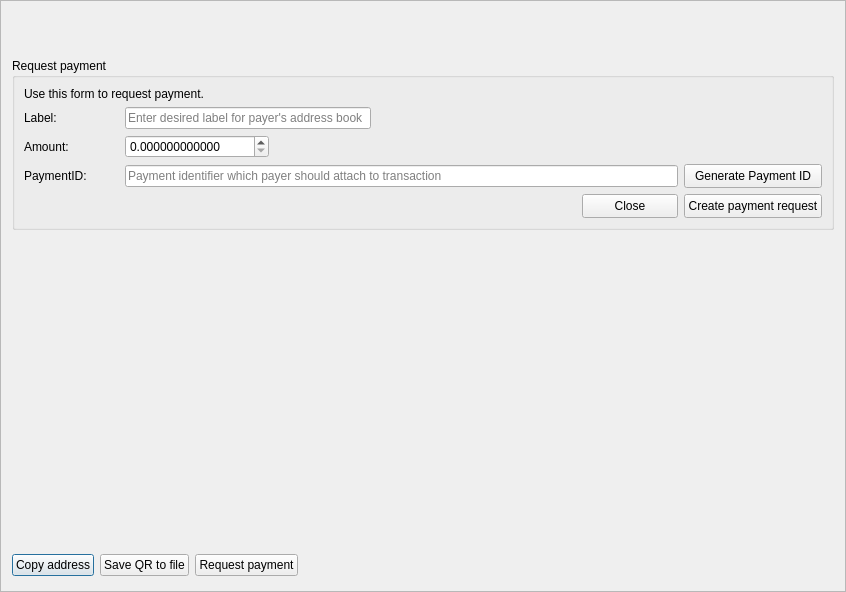
<?xml version="1.0" encoding="UTF-8"?>
<ui version="4.0">
 <class>ReceiveFrame</class>
 <widget class="QFrame" name="ReceiveFrame">
  <property name="geometry">
   <rect>
    <x>0</x>
    <y>0</y>
    <width>846</width>
    <height>592</height>
   </rect>
  </property>
  <property name="windowTitle">
   <string>Frame</string>
  </property>
  <property name="frameShape">
   <enum>QFrame::StyledPanel</enum>
  </property>
  <property name="frameShadow">
   <enum>QFrame::Raised</enum>
  </property>
  <layout class="QVBoxLayout" name="verticalLayout">
   <item>
    <widget class="QFrame" name="m_addressQRFrame">
     <property name="minimumSize">
      <size>
       <width>0</width>
       <height>40</height>
      </size>
     </property>
     <property name="frameShape">
      <enum>QFrame::NoFrame</enum>
     </property>
     <property name="frameShadow">
      <enum>QFrame::Raised</enum>
     </property>
     <layout class="QVBoxLayout" name="verticalLayout_2">
      <property name="leftMargin">
       <number>0</number>
      </property>
      <property name="topMargin">
       <number>0</number>
      </property>
      <property name="rightMargin">
       <number>0</number>
      </property>
      <property name="bottomMargin">
       <number>0</number>
      </property>
      <item>
       <layout class="QHBoxLayout" name="qrCodeFrame">
        <item>
         <widget class="WalletGui::QRLabel" name="m_qrLabel">
          <property name="text">
           <string/>
          </property>
         </widget>
        </item>
        <item>
         <spacer name="horizontalSpacer_2">
          <property name="orientation">
           <enum>Qt::Horizontal</enum>
          </property>
          <property name="sizeHint" stdset="0">
           <size>
            <width>40</width>
            <height>20</height>
           </size>
          </property>
         </spacer>
        </item>
       </layout>
      </item>
     </layout>
    </widget>
   </item>
   <item>
    <widget class="QFrame" name="m_requestPaymentFrame">
     <property name="minimumSize">
      <size>
       <width>0</width>
       <height>0</height>
      </size>
     </property>
     <layout class="QVBoxLayout" name="verticalLayout_3">
      <property name="spacing">
       <number>0</number>
      </property>
      <property name="leftMargin">
       <number>0</number>
      </property>
      <property name="topMargin">
       <number>0</number>
      </property>
      <property name="rightMargin">
       <number>0</number>
      </property>
      <item>
       <widget class="QGroupBox" name="groupBox">
        <property name="title">
         <string>Request payment</string>
        </property>
        <layout class="QGridLayout" name="gridLayout">
         <item row="0" column="0" colspan="2">
          <widget class="QLabel" name="label">
           <property name="text">
            <string>Use this form to request payment.</string>
           </property>
          </widget>
         </item>
         <item row="1" column="0">
          <widget class="QLabel" name="label_7">
           <property name="text">
            <string>Label:</string>
           </property>
          </widget>
         </item>
         <item row="1" column="1" colspan="2">
          <widget class="QLineEdit" name="m_payerLabel">
           <property name="maxLength">
            <number>64</number>
           </property>
           <property name="placeholderText">
            <string>Enter desired label for payer's address book</string>
           </property>
          </widget>
         </item>
         <item row="1" column="3" colspan="4">
          <spacer name="horizontalSpacer_3">
           <property name="orientation">
            <enum>Qt::Horizontal</enum>
           </property>
           <property name="sizeHint" stdset="0">
            <size>
             <width>361</width>
             <height>20</height>
            </size>
           </property>
          </spacer>
         </item>
         <item row="2" column="0">
          <widget class="QLabel" name="label_3">
           <property name="text">
            <string>Amount:</string>
           </property>
          </widget>
         </item>
         <item row="2" column="1">
          <widget class="QDoubleSpinBox" name="m_requestAmountSpin">
           <property name="sizePolicy">
            <sizepolicy hsizetype="Minimum" vsizetype="Fixed">
             <horstretch>0</horstretch>
             <verstretch>0</verstretch>
            </sizepolicy>
           </property>
           <property name="minimumSize">
            <size>
             <width>0</width>
             <height>0</height>
            </size>
           </property>
           <property name="baseSize">
            <size>
             <width>150</width>
             <height>0</height>
            </size>
           </property>
           <property name="locale">
            <locale language="English" country="UnitedStates"/>
           </property>
           <property name="suffix">
            <string/>
           </property>
           <property name="decimals">
            <number>12</number>
           </property>
           <property name="minimum">
            <double>0.000000000000000</double>
           </property>
           <property name="maximum">
            <double>999999999999999.000000000000000</double>
           </property>
           <property name="singleStep">
            <double>1.000000000000000</double>
           </property>
           <property name="value">
            <double>0.000000000000000</double>
           </property>
          </widget>
         </item>
         <item row="2" column="2" colspan="5">
          <spacer name="horizontalSpacer_4">
           <property name="orientation">
            <enum>Qt::Horizontal</enum>
           </property>
           <property name="sizeHint" stdset="0">
            <size>
             <width>547</width>
             <height>20</height>
            </size>
           </property>
          </spacer>
         </item>
         <item row="3" column="0">
          <widget class="QLabel" name="label_6">
           <property name="text">
            <string>PaymentID:</string>
           </property>
          </widget>
         </item>
         <item row="3" column="1" colspan="5">
          <widget class="QLineEdit" name="m_requestPaymentIdEdit">
           <property name="maxLength">
            <number>64</number>
           </property>
           <property name="placeholderText">
            <string>Payment identifier which payer should attach to transaction</string>
           </property>
          </widget>
         </item>
         <item row="3" column="6">
          <widget class="QPushButton" name="m_generatePaymentIdButton">
           <property name="minimumSize">
            <size>
             <width>0</width>
             <height>24</height>
            </size>
           </property>
           <property name="baseSize">
            <size>
             <width>0</width>
             <height>24</height>
            </size>
           </property>
           <property name="text">
            <string>Generate Payment ID</string>
           </property>
          </widget>
         </item>
         <item row="4" column="6">
          <widget class="QPushButton" name="m_createPaymentRequest">
           <property name="minimumSize">
            <size>
             <width>0</width>
             <height>24</height>
            </size>
           </property>
           <property name="baseSize">
            <size>
             <width>0</width>
             <height>24</height>
            </size>
           </property>
           <property name="text">
            <string>Create payment request</string>
           </property>
           <property name="icon">
            <iconset resource="../../resources.qrc">
             <normaloff>:/icons/btn-receive</normaloff>:/icons/btn-receive</iconset>
           </property>
          </widget>
         </item>
         <item row="4" column="5">
          <widget class="QPushButton" name="m_closePaymentRequestFormButton">
           <property name="minimumSize">
            <size>
             <width>0</width>
             <height>24</height>
            </size>
           </property>
           <property name="baseSize">
            <size>
             <width>0</width>
             <height>24</height>
            </size>
           </property>
           <property name="text">
            <string>Close</string>
           </property>
          </widget>
         </item>
         <item row="4" column="0" colspan="5">
          <spacer name="horizontalSpacer_5">
           <property name="orientation">
            <enum>Qt::Horizontal</enum>
           </property>
           <property name="sizeHint" stdset="0">
            <size>
             <width>488</width>
             <height>20</height>
            </size>
           </property>
          </spacer>
         </item>
        </layout>
       </widget>
      </item>
     </layout>
    </widget>
   </item>
   <item>
    <spacer name="verticalSpacer">
     <property name="orientation">
      <enum>Qt::Vertical</enum>
     </property>
     <property name="sizeHint" stdset="0">
      <size>
       <width>20</width>
       <height>40</height>
      </size>
     </property>
    </spacer>
   </item>
   <item>
    <widget class="QFrame" name="m_bottomButtonsFrame">
     <property name="sizePolicy">
      <sizepolicy hsizetype="Expanding" vsizetype="Preferred">
       <horstretch>0</horstretch>
       <verstretch>0</verstretch>
      </sizepolicy>
     </property>
     <property name="minimumSize">
      <size>
       <width>0</width>
       <height>29</height>
      </size>
     </property>
     <property name="frameShape">
      <enum>QFrame::NoFrame</enum>
     </property>
     <property name="frameShadow">
      <enum>QFrame::Raised</enum>
     </property>
     <layout class="QHBoxLayout" name="horizontalLayout">
      <property name="leftMargin">
       <number>0</number>
      </property>
      <property name="topMargin">
       <number>0</number>
      </property>
      <property name="rightMargin">
       <number>0</number>
      </property>
      <property name="bottomMargin">
       <number>0</number>
      </property>
      <item>
       <widget class="QPushButton" name="m_copyAddress">
        <property name="text">
         <string>Copy address</string>
        </property>
        <property name="icon">
         <iconset resource="../../resources.qrc">
          <normaloff>:/icons/copy_white</normaloff>:/icons/copy_white</iconset>
        </property>
        <property name="default">
         <bool>true</bool>
        </property>
       </widget>
      </item>
      <item>
       <widget class="QPushButton" name="m_saveQR">
        <property name="text">
         <string>Save QR to file</string>
        </property>
        <property name="icon">
         <iconset resource="../../resources.qrc">
          <normaloff>:/icons/save</normaloff>:/icons/save</iconset>
        </property>
       </widget>
      </item>
      <item>
       <widget class="QPushButton" name="m_requestPaymentButton">
        <property name="enabled">
         <bool>true</bool>
        </property>
        <property name="text">
         <string>Request payment</string>
        </property>
        <property name="icon">
         <iconset resource="../../resources.qrc">
          <normaloff>:/icons/btn-receive</normaloff>:/icons/btn-receive</iconset>
        </property>
       </widget>
      </item>
      <item>
       <spacer name="horizontalSpacer">
        <property name="orientation">
         <enum>Qt::Horizontal</enum>
        </property>
        <property name="sizeHint" stdset="0">
         <size>
          <width>40</width>
          <height>20</height>
         </size>
        </property>
       </spacer>
      </item>
     </layout>
    </widget>
   </item>
  </layout>
 </widget>
 <customwidgets>
  <customwidget>
   <class>WalletGui::QRLabel</class>
   <extends>QLabel</extends>
   <header>gui/QRLabel.h</header>
  </customwidget>
 </customwidgets>
 <tabstops>
  <tabstop>m_payerLabel</tabstop>
  <tabstop>m_requestAmountSpin</tabstop>
  <tabstop>m_requestPaymentIdEdit</tabstop>
  <tabstop>m_generatePaymentIdButton</tabstop>
  <tabstop>m_closePaymentRequestFormButton</tabstop>
  <tabstop>m_createPaymentRequest</tabstop>
 </tabstops>
 <resources>
  <include location="../../resources.qrc"/>
 </resources>
 <connections>
  <connection>
   <sender>m_generatePaymentIdButton</sender>
   <signal>clicked()</signal>
   <receiver>ReceiveFrame</receiver>
   <slot>generatePaymentIdClicked()</slot>
   <hints>
    <hint type="sourcelabel">
     <x>736</x>
     <y>161</y>
    </hint>
    <hint type="destinationlabel">
     <x>422</x>
     <y>295</y>
    </hint>
   </hints>
  </connection>
  <connection>
   <sender>m_copyAddress</sender>
   <signal>clicked()</signal>
   <receiver>ReceiveFrame</receiver>
   <slot>copyAddress()</slot>
   <hints>
    <hint type="sourcelabel">
     <x>818</x>
     <y>26</y>
    </hint>
    <hint type="destinationlabel">
     <x>422</x>
     <y>295</y>
    </hint>
   </hints>
  </connection>
  <connection>
   <sender>m_requestPaymentButton</sender>
   <signal>clicked()</signal>
   <receiver>ReceiveFrame</receiver>
   <slot>requestPaymentClicked()</slot>
   <hints>
    <hint type="sourcelabel">
     <x>273</x>
     <y>568</y>
    </hint>
    <hint type="destinationlabel">
     <x>422</x>
     <y>295</y>
    </hint>
   </hints>
  </connection>
  <connection>
   <sender>m_saveQR</sender>
   <signal>clicked()</signal>
   <receiver>ReceiveFrame</receiver>
   <slot>saveQRcodeToFile()</slot>
   <hints>
    <hint type="sourcelabel">
     <x>163</x>
     <y>568</y>
    </hint>
    <hint type="destinationlabel">
     <x>422</x>
     <y>295</y>
    </hint>
   </hints>
  </connection>
  <connection>
   <sender>m_closePaymentRequestFormButton</sender>
   <signal>clicked()</signal>
   <receiver>ReceiveFrame</receiver>
   <slot>closePaymentRequestForm()</slot>
   <hints>
    <hint type="sourcelabel">
     <x>552</x>
     <y>190</y>
    </hint>
    <hint type="destinationlabel">
     <x>422</x>
     <y>295</y>
    </hint>
   </hints>
  </connection>
  <connection>
   <sender>m_createPaymentRequest</sender>
   <signal>clicked()</signal>
   <receiver>ReceiveFrame</receiver>
   <slot>createRequestPaymentClicked()</slot>
   <hints>
    <hint type="sourcelabel">
     <x>736</x>
     <y>191</y>
    </hint>
    <hint type="destinationlabel">
     <x>422</x>
     <y>295</y>
    </hint>
   </hints>
  </connection>
 </connections>
 <slots>
  <slot>copyAddress()</slot>
 </slots>
</ui>
